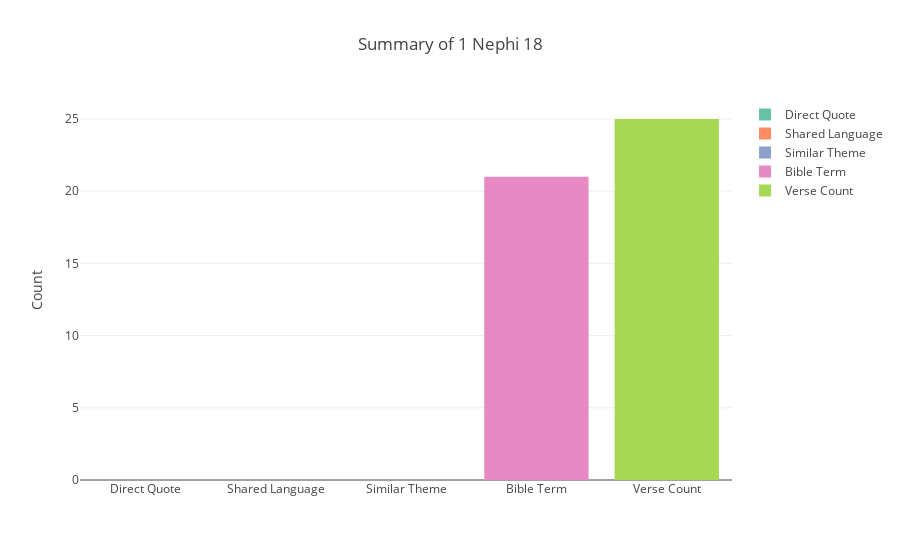

Notebook source saved alongside this figure:
### Code cell
select_book = '1 Nephi'

# Select Isaiah Chapter
if select_book == "Isaiah":
    select_chapter_number = "Isaiah 2"

    # Create bar data
    ch_data = ISH[ISH['combo_ISH'] == select_chapter_number].rename({'bible_term_in_ISH': "Bible Term", 'verse_count_ISH': "Verse Count"}, axis=1).melt(
        id_vars=['combo_ISH', 'chapter_number_ISH'],
        value_vars=['Direct Quote', 'Shared Language', 'Similar Theme', 'Bible Term', 'Verse Count'],
        var_name='Type', value_name='Count')

# Select BOM Chapter
else: 
    select_chapter_number = '1 Nephi 18'

    # Create bar data
    ch_data = BOM[BOM['combo_BOM'] == select_chapter_number].rename({'bible_term_in_BOM': "Bible Term", 'verse_count_BOM': "Verse Count"}, axis=1).melt(
        id_vars=['combo_BOM', 'chapter_number_BOM'],
        value_vars=['Direct Quote', 'Shared Language', 'Similar Theme', 'Bible Term', 'Verse Count'],
        var_name='Type', value_name='Count')

ch_num = int(re.findall(r'\d+', select_chapter_number)[-1])

# custom palatte mapping from SET2 in seaborn
pal = sns.color_palette('Set2').as_hex()
colors = [pal[i] for i in range(5)]

color_mapping={
        'Direct Quote': colors[0],
        'Shared Language': colors[1],
        'Similar Theme': colors[2],
        'Bible Term': colors[3],
        'Verse Count': colors[4]
    }

# Generate bar data
bar = px.bar(data_frame=ch_data, x='Type', y='Count', color = 'Type', title=f"Summary of {select_chapter_number}", color_discrete_map=color_mapping)

hovertemplate = '<b>Count:</b> %{y}<b>'
bar.update_layout(xaxis_title=None, legend_title = None)

bar.update_traces(
    hovertemplate=hovertemplate,
)

bar

### Figure 1 — Plotly figure (JSON) as saved in the notebook; plotly's stock layout.template omitted (floating-point values rounded to 4 significant figures)
{"data": [{"alignmentgroup": "True", "hovertemplate": "<b>Count:</b> %{y}<b>", "legendgroup": "Direct Quote", "marker": {"color": "#66c2a5", "pattern": {"shape": ""}}, "name": "Direct Quote", "offsetgroup": "Direct Quote", "orientation": "v", "showlegend": true, "textposition": "auto", "type": "bar", "x": ["Direct Quote"], "xaxis": "x", "y": [0], "yaxis": "y"}, {"alignmentgroup": "True", "hovertemplate": "<b>Count:</b> %{y}<b>", "legendgroup": "Shared Language", "marker": {"color": "#fc8d62", "pattern": {"shape": ""}}, "name": "Shared Language", "offsetgroup": "Shared Language", "orientation": "v", "showlegend": true, "textposition": "auto", "type": "bar", "x": ["Shared Language"], "xaxis": "x", "y": [0], "yaxis": "y"}, {"alignmentgroup": "True", "hovertemplate": "<b>Count:</b> %{y}<b>", "legendgroup": "Similar Theme", "marker": {"color": "#8da0cb", "pattern": {"shape": ""}}, "name": "Similar Theme", "offsetgroup": "Similar Theme", "orientation": "v", "showlegend": true, "textposition": "auto", "type": "bar", "x": ["Similar Theme"], "xaxis": "x", "y": [0], "yaxis": "y"}, {"alignmentgroup": "True", "hovertemplate": "<b>Count:</b> %{y}<b>", "legendgroup": "Bible Term", "marker": {"color": "#e78ac3", "pattern": {"shape": ""}}, "name": "Bible Term", "offsetgroup": "Bible Term", "orientation": "v", "showlegend": true, "textposition": "auto", "type": "bar", "x": ["Bible Term"], "xaxis": "x", "y": [21], "yaxis": "y"}, {"alignmentgroup": "True", "hovertemplate": "<b>Count:</b> %{y}<b>", "legendgroup": "Verse Count", "marker": {"color": "#a6d854", "pattern": {"shape": ""}}, "name": "Verse Count", "offsetgroup": "Verse Count", "orientation": "v", "showlegend": true, "textposition": "auto", "type": "bar", "x": ["Verse Count"], "xaxis": "x", "y": [25], "yaxis": "y"}], "layout": {"barmode": "relative", "legend": {"title": {}, "tracegroupgap": 0}, "title": {"text": "Summary of 1 Nephi 18"}, "xaxis": {"anchor": "y", "categoryarray": ["Direct Quote", "Shared Language", "Similar Theme", "Bible Term", "Verse Count"], "categoryorder": "array", "domain": [0, 1], "title": {}}, "yaxis": {"anchor": "x", "domain": [0, 1], "title": {"text": "Count"}}}}
